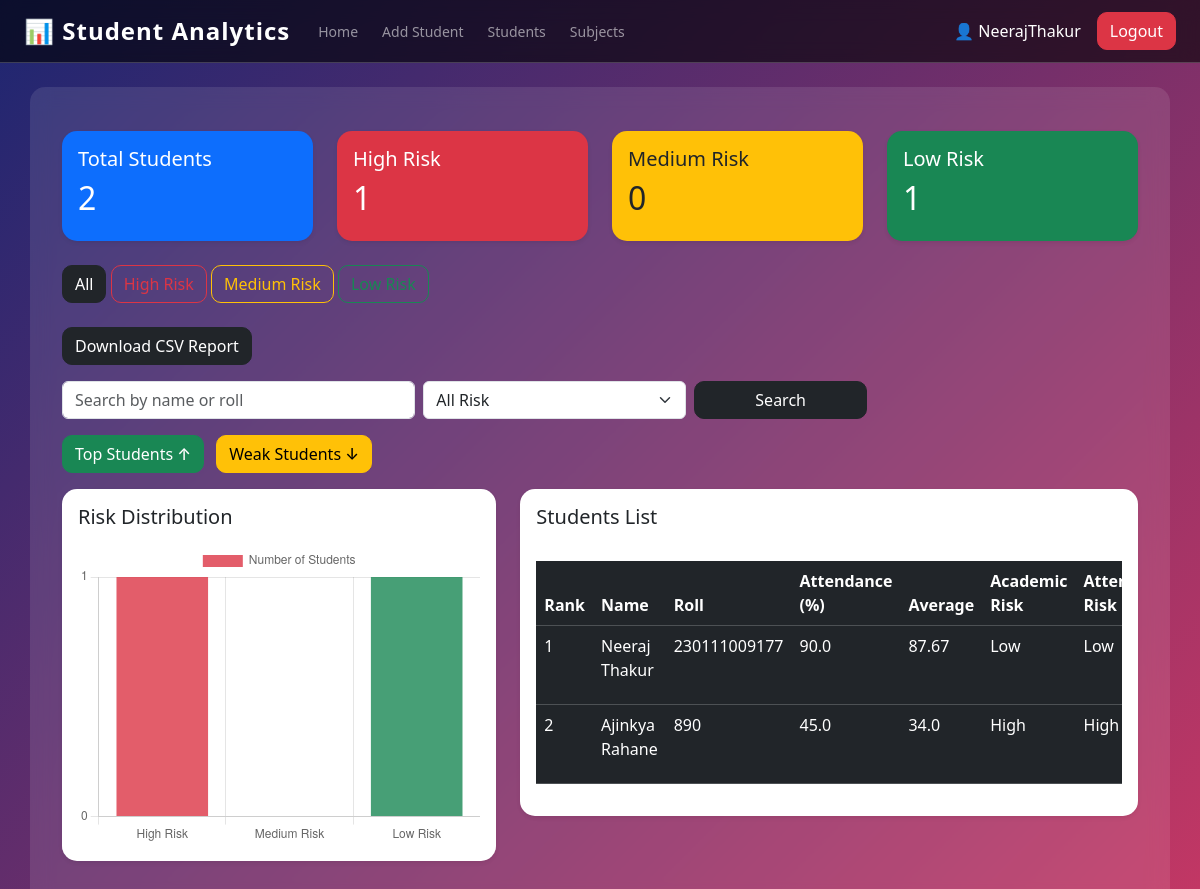
The page /students (signed in) on the database as committed earlier.
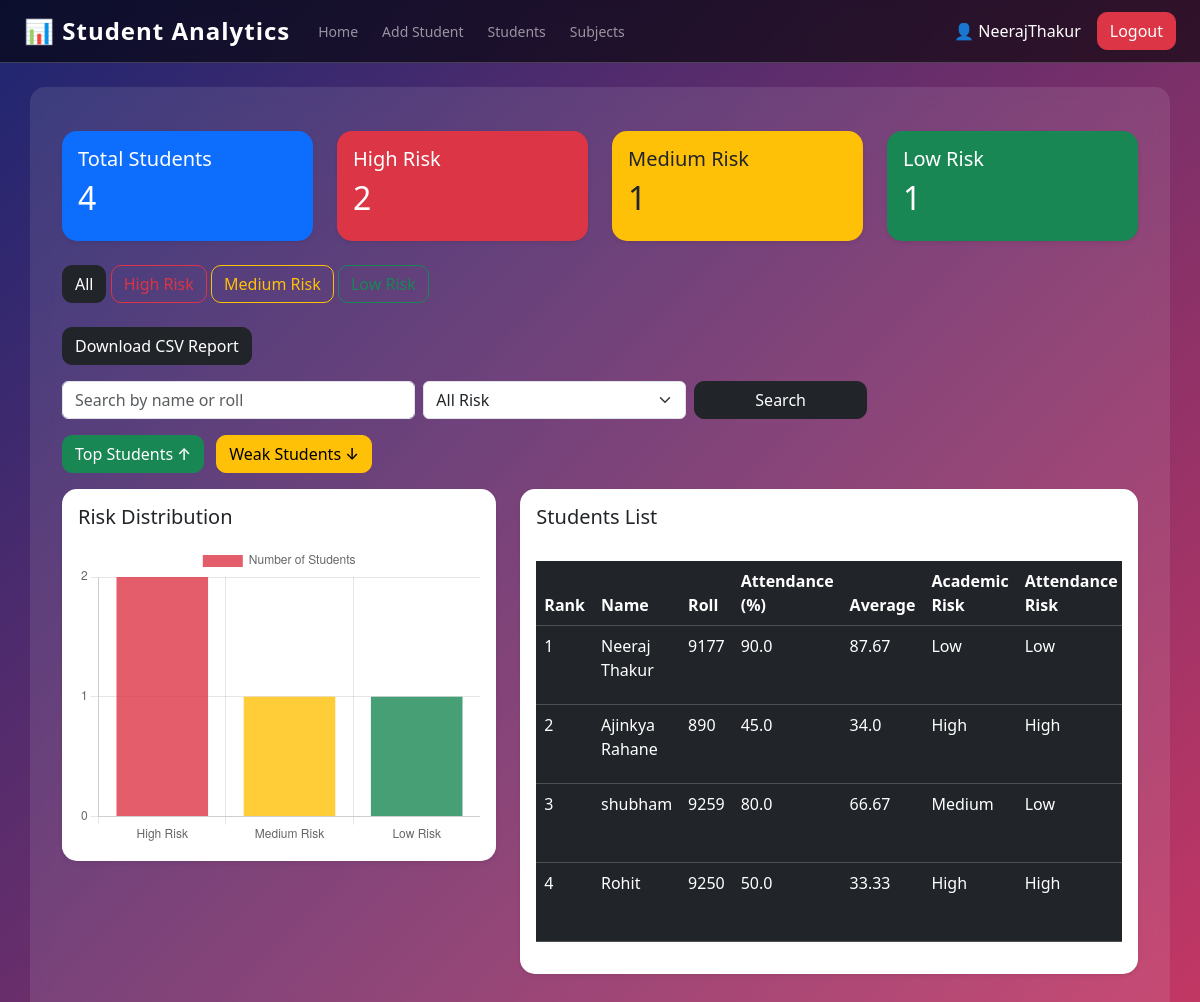
The same page on the database as committed later.
### tables this page shows
CREATE TABLE students (
        id INTEGER PRIMARY KEY AUTOINCREMENT,
        name TEXT NOT NULL,
        roll INTEGER NOT NULL,
        attendance REAL NOT NULL,
        user_id INTEGER,
        FOREIGN KEY(user_id) REFERENCES users(id)
    );

### app.py (the view)
@app.route("/students")
def view_students():
    if "user_id" not in session:
        return redirect("/login")
    conn = sqlite3.connect("students.db")
    cursor = conn.cursor()
    cursor.execute("""
    SELECT
        students.id,
        students.name,
        students.roll,
        students.attendance,
        AVG(marks.marks)
    FROM students
    LEFT JOIN marks ON students.id = marks.student_id
    WHERE students.user_id = ?
    GROUP BY students.id
    """, (session["user_id"],))
    rows = cursor.fetchall()
    risk_filter = request.args.get("risk")
    search = request.args.get("search")
    sort = request.args.get("sort")
    students = []
    for row in rows:
        student_id, name, roll, attendance, average = row
        if average is None:
            average = 0
        academic_risk, attendance_risk, overall_risk = calculate_risk(attendance, average)
        student_data = (
            student_id,
            name,
            roll,
            attendance,
            round(average, 2),
            academic_risk,
            attendance_risk,
            overall_risk
        )
        if search:
            if search.lower() not in name.lower() and search not in str(roll):
                continue
        if risk_filter:
            if overall_risk != risk_filter:
                continue
        students.append(student_data)
    if sort == "high":
        students.sort(key=lambda x: x[4], reverse=True)  # Highest avg first
    elif sort == "low":
        students.sort(key=lambda x: x[4])  # Lowest avg first
    total = len(students)
    high = sum(1 for s in students if s[7] == "High")
    medium = sum(1 for s in students if s[7] == "Medium")
    low = sum(1 for s in students if s[7] == "Low")
    conn.close()
    return render_template(
    "students.html",
    students=students,
    total=total,
    high=high,
    medium=medium,
    low=low
   )

### app.py (called while the page is built)
def calculate_risk(attendance, avg):
    if avg >= 75:
        academic_risk = "Low"
    elif avg >= 50:
        academic_risk = "Medium"
    else:
        academic_risk = "High"
    if attendance >= 80:
        attendance_risk = "Low"
    elif attendance >= 65:
        attendance_risk = "Medium"
    else:
        attendance_risk = "High"
    if academic_risk == "High" or attendance_risk == "High":
        overall_risk = "High"
    elif academic_risk == "Medium" or attendance_risk == "Medium":
        overall_risk = "Medium"
    else:
        overall_risk = "Low"
    return academic_risk, attendance_risk, overall_risk

### templates/students.html (shortened to what this page needs)
{% extends "base.html" %}
{% block content %}
<div class="container mt-4">
    <div class="row mb-4">
        <div class="col-md-3">
            <div class="card text-white bg-primary shadow-sm">
                <div class="card-body">
                    <h5>Total Students</h5>
                    <h2>{{ total }}</h2>
                </div>
            </div>
        </div>
        <div class="col-md-3">
            <div class="card text-white bg-danger shadow-sm">
                <div class="card-body">
                    <h5>High Risk</h5>
                    <h2>{{ high }}</h2>
                </div>
            </div>
        </div>
        <div class="col-md-3">
            <div class="card text-dark bg-warning shadow-sm">
                <div class="card-body">
                    <h5>Medium Risk</h5>
                    <h2>{{ medium }}</h2>
                </div>
            </div>
        </div>
        <div class="col-md-3">
            <div class="card text-white bg-success shadow-sm">
                <div class="card-body">
                    <h5>Low Risk</h5>
                    <h2>{{ low }}</h2>
                </div>
            </div>
        </div>
    </div>
    <div class="mb-4">
        <a href="/students"
            class="btn btn-custom {% if not request.args.get('risk') %}btn-dark{% else %}btn-outline-dark{% endif %}">
            All
        </a>
        <a href="/students?risk=High"
            class="btn btn-custom {% if request.args.get('risk') == 'High' %}btn-danger{% else %}btn-outline-danger{% endif %}">
            High Risk
        </a>
        <a href="/students?risk=Medium"
            class="btn btn-custom {% if request.args.get('risk') == 'Medium' %}btn-warning{% else %}btn-outline-warning{% endif %}">
            Medium Risk
        </a>
        <a href="/students?risk=Low"
            class="btn btn-custom {% if request.args.get('risk') == 'Low' %}btn-success{% else %}btn-outline-success{% endif %}">
        </a>
    </div>
    <a href="/export" class="btn btn-custom btn-dark mb-3">
        Download CSV Report
    </a>
    <form method="GET" action="/students" class="row g-2 mb-3">
        <div class="col-md-4">
            <input type="text" name="search" class="form-control" placeholder="Search by name or roll">
        </div>
        <div class="col-md-3">
            <select name="risk" class="form-select">
                <option value="">All Risk</option>
            </select>
        </div>
        <div class="col-md-2">
            <button type="submit" class="btn btn-custom btn-dark w-100">Search</button>
        </div>
    </form>
    <div class="mb-3">
        <a href="/students?sort=high&search={{ request.args.get('search','') }}" class="btn btn-custom btn-success me-2">
            Top Students ↑
        </a>
        <a href="/students?sort=low&search={{ request.args.get('search','') }}" class="btn btn-custom btn-warning">
            Weak Students ↓
        </a>
    </div>
    <div class="row">
        <div class="col-md-5">
            <div class="card shadow-sm mb-4">
                <div class="card-body">
                    <h5 class="card-title mb-3">Risk Distribution</h5>
                    <div style="height: 300px;">
                        <canvas id="riskChart"></canvas>
                    </div>
                </div>
            </div>
        </div>
        <div class="col-md-7">
            <div class="card shadow-sm mb-4">
                <div class="card-body">
                    <h5 class="card-title mb-3">Students List</h5>
                    <div class="table-responsive">
                        <table class="table table-dark table-hover mt-3">
                            <thead class="table-dark">
                                <tr>
                                    <th>Rank</th>
                                    <th>Name</th>
                                    <th>Roll</th>
                                    <th>Attendance (%)</th>
                                    <th>Average</th>
                                    <th>Academic Risk</th>
                                    <th>Attendance Risk</th>
                                </tr>
                            </thead>
                            <tbody>
                                {% for student in students %}
                                <tr>
                                    <td>{{ loop.index }}</td>
                                    <td>{{ student[1] }}</td>
                                    <td>{{ student[2] }}</td>
                                    <td>{{ student[3] }}</td>
                                    <td>{{ student[4] }}</td>
                                    <td>{{ student[5] }}</td>
                                    <td>{{ student[6] }}</td>
                                </tr>
                                {% endfor %}
                            </tbody>
                        </table>
                    </div>
                </div>
            </div>
        </div>
    </div>
</div>
<script>
    const riskData = {{ [high, medium, low] | tojson | safe }};
    const ctx = document.getElementById('riskChart').getContext('2d');
    new Chart(ctx, {
        type: 'bar',
        data: {
            labels: ['High Risk', 'Medium Risk', 'Low Risk'],
            datasets: [{
                label: 'Number of Students',
                data: riskData,
                backgroundColor: [
                    'rgba(220, 53, 69, 0.8)',
                    'rgba(255, 193, 7, 0.8)',
                    'rgba(25, 135, 84, 0.8)'
                ]
            }]
        },
        options: {
            responsive: true,
            maintainAspectRatio: false,
            scales: {
                y: {
                    beginAtZero: true,
                    ticks: {
                        stepSize: 1
                    }
                }
            }
        }
    });
</script>
{% endblock %}

### templates/base.html (shortened to what this page needs)
<!DOCTYPE html>
<html>
<head>
  <link href="https://cdn.jsdelivr.net/npm/bootstrap@5.3.2/dist/css/bootstrap.min.css" rel="stylesheet">
</head>
<body class="bg-light">
  <nav class="navbar navbar-expand-lg navbar-dark px-4">
    <a class="navbar-brand fw-bold fs-4" href="/dashboard">
        📊 Student Analytics
    </a>
    <div class="collapse navbar-collapse justify-content-between" id="navbarNav">
        <div class="navbar-nav">
            <a class="nav-link btn btn-outline-light btn-custom mx-1" href="/dashboard">Home</a>
            <a class="nav-link btn btn-outline-light btn-custom mx-1" href="/add">Add Student</a>
            <a class="nav-link btn btn-outline-light btn-custom mx-1" href="/students">Students</a>
            <a class="nav-link btn btn-outline-light btn-custom mx-1" href="/subjects">Subjects</a>
        </div>
        <div class="d-flex align-items-center">
            <span class="me-3">👤 {{ session.username }}</span>
            <a class="btn btn-danger btn-custom" href="/logout">Logout</a>
        </div>
    </div>
</nav>
  <div class="container mt-4 glass">
    {% block content %}
    {% endblock %}
  </div>
</body>
</html>

### templates/base.html (style rules this page uses)
body { background: linear-gradient(135deg,#1d2671,#c33764); color: white; min-height: 100vh; }
.glass { background: rgba(255, 255, 255, 0.1); border-radius: 15px; backdrop-filter: blur(10px); padding: 20px; }
.navbar { background: rgba(0,0,0,0.6) !important; backdrop-filter: blur(10px); border-bottom: 1px solid rgba(255,255,255,0.2); }
.navbar-brand { letter-spacing: 1px; }
.nav-link { font-size: 14px; }
.btn-custom { border-radius: 10px; font-weight: 500; }
.card { border: none; border-radius: 15px; }

Rows that differ between the two databases and show on the page:
changed students "Neeraj Thakur": roll "230111009177" → "9177"
added students: name "shubham", roll "9259", attendance "80.0", student "66.67", student "Medium", student "Low"
added students: name "Rohit", roll "9250", attendance "50.0", student "33.33", student "High"
Other text that changed with them:
{{ total }}: "2" → "4"
{{ high }}: "1" → "2"
{{ medium }}: "0" → "1"
chart data {{ [high, medium, low] | tojson | safe }}: [1, 0, 1] → [2, 1, 1]
